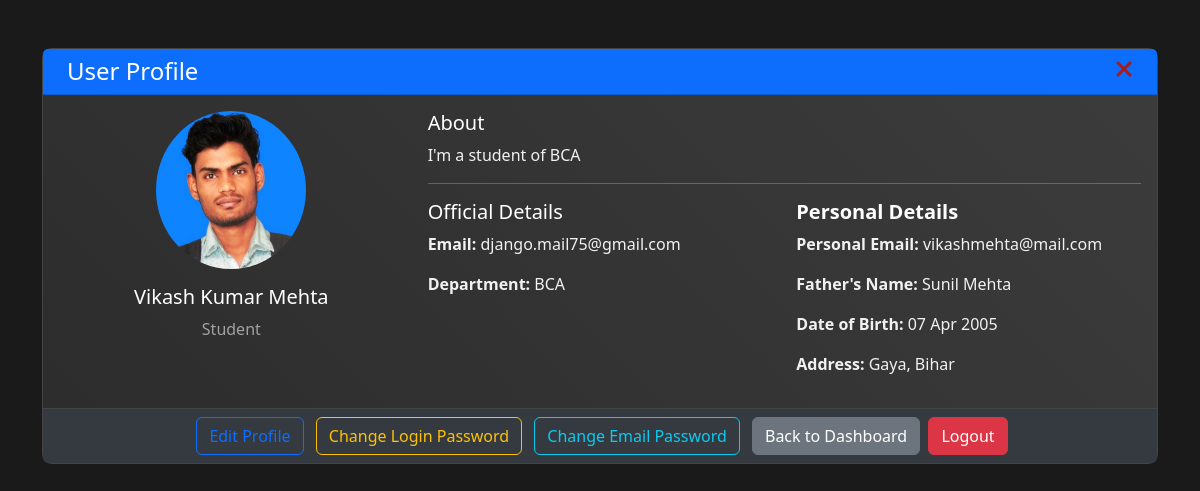
The page /user/viewProfile/ (signed in) on the database its author committed.
### CreateUser/models.py (models this page shows, shortened)
class emailUsers(models.Model):
    name = models.CharField(max_length=100)
    email_address = models.EmailField(unique=True)
    email_password = models.CharField(max_length=200)
    email_host = models.CharField(max_length=100, default="smtp.gmail.com")
    email_port = models.IntegerField(default=587)
    use_tls = models.BooleanField(default=True)
    login_password = models.CharField(max_length=50, null=False, default="test1234")
    post = models.CharField(max_length=100, null=True)
    department = models.CharField(max_length=150, null=True)
    about_you = models.CharField(max_length=500, null=True, default='')
    image = models.ImageField(upload_to='images/', default='default.png')
    personalEmail = models.EmailField(null=True)
    dob = models.DateField(default=datetime.now, null=True)
    fatherName = models.CharField(max_length=150, null=True)
    address = models.CharField(max_length=500, default='', null=True)

### CreateUser/views.py (the view)
# urls.py: path('viewProfile/', views.profile, name='profile'),
def profile(request):
    user_id = request.session.get("user_id")
    user = get_object_or_404(emailUsers, pk=user_id)
    if user:
        data = {
            'title': user.name,
            'name':user.name,
            'email':user.email_address,
            'emailPassword':user.email_password,
            'loginPassword':user.login_password,
            'f_name':user.fatherName,
            'dob':user.dob,
            'about':user.about_you,
            'post':user.post,
            'personalEmail':user.personalEmail,
            'address':user.address,
            'department':user.department,
            'image':user.image
        }
        return render(request, "CreateUser/viewProfile.html", context=data)
    messages.error(request, "An error occurred while retrieving the profile.")
    return redirect('dashboard')

### templates/CreateUser/viewProfile.html (shortened to what this page needs)
{% extends "CreateUser/base.html" %}
{% load static %}
{% block content %}
<div class="container my-5">
    <div class="profile-card-2 card">
        <div class="card-header bg-primary text-white d-flex justify-content-between">
            <h4 class="mb-0 ms-2">User Profile</h4>
            <span class='me-2'><a href=" {% url "dashboard" %} "><i class="fa-solid fa-xmark fa-xl" style="color: #a61c1c;"></i></a></span>
        </div>
        <div class="card-body">
            <div class="row">
                <div class="col-md-4 text-center">
                    <img src=" {{image.url}} " alt="User" class="img-fluid rounded-circle mb-3" style="width: 150px;">
                    <h5 class="card-title">{{ name }}</h5>
                    <p class="card-text text-muted">{{ post|default:"N/A" }}</p>
                </div>
                <div class="col-md-8">
                    <h5>About</h5>
                    <p>{{ about|default:"No information provided." }}</p>
                    <hr>
                    <div class="row">
                        <div class="col-md-6">
                            <h5>Official Details</h5>
                            <p><strong>Email:</strong> {{ email }}</p>
                            <p><strong>Department:</strong> {{ department|default:"N/A" }}</p>
                        </div>
                        <div class="col-md-6">
                            <h5><strong>Personal Details</strong></h5>
                            <p><strong>Personal Email:</strong> {{ personalEmail|default:"N/A" }}</p>
                            <p><strong>Father's Name:</strong> {{ f_name|default:"N/A" }}</p>
                            <p><strong>Date of Birth:</strong> {{ dob|date:"d M Y"|default:"N/A" }}</p>
                            <p><strong>Address:</strong> {{ address|default:"N/A" }}</p>
                        </div>
                    </div>
                </div>
            </div>
        </div>
        <div class="card-footer text-center">
            <a href="{% url 'edit_profile' %}" class="btn btn-outline-primary mx-1">Edit Profile</a>
            <a href=" {% url "change_password" %} " class="btn btn-outline-warning mx-1">Change Login Password</a>
            <a href="#" class="btn btn-outline-info mx-1">Change Email Password</a>
            <a href="{% url "dashboard" %}" class="btn btn-secondary mx-1">Back to Dashboard</a>
            <a class=" btn btn-danger" href="{% url "logout" %}">Logout</a>
        </div>
    </div>
</div>
{% endblock %}

### static/css/CreateUser/style.css (style rules this page uses)
body { background-color: #1a1a1a; color: #f1f1f1; }
.card { background: linear-gradient(45deg, #2c2c2c, #3c3c3c); color: white; border-radius: 10px; }
.btn-danger { background-color: #dc3545; border-color: #dc3545; }
.profile-card-2 { background-color: #2c2c2c; border: 1px solid #444; border-radius: 10px; }
.profile-card-2 .card-header { background-color: #0d6efd !important; }
.profile-card-2 .card-body { color: #f1f1f1; }
.profile-card-2 .card-body h5, .profile-card-2 .card-body h4 { color: #fff; }
.profile-card-2 .card-body .text-muted { color: #a1a1a1 !important; }
.profile-card-2 .card-footer { background-color: #343a40; border-top: 1px solid #444; }

### rows shown on the page
emailUsers: name "Vikash Kumar Mehta", post "Student", about_you "I'm a student of BCA", email_address "django.mail75@gmail.com", department "BCA", personalEmail "vikashmehta@mail.com", fatherName "Sunil Mehta", dob "07 Apr 2005", address "Gaya, Bihar"
